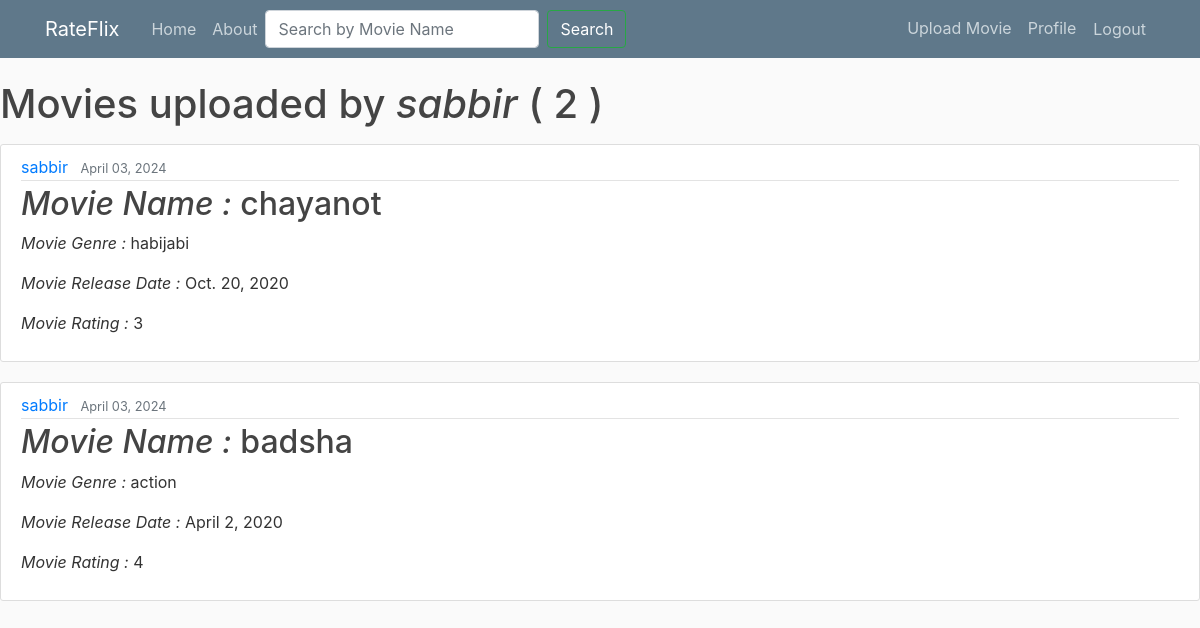
/user/sabbir (signed in), run on the app's committed database.
### movies/models.py (models this page shows, shortened)
class Movie(models.Model):
    name = models.CharField(max_length=100)
    genre = models.CharField(max_length=50)
    rating = models.CharField(max_length=5)
    release_date = models.DateField()
    date_posted = models.DateTimeField(default = timezone.now)
    author = models.ForeignKey(User, on_delete = models.CASCADE)

### movies/views.py (the view)
# urls.py: path('user/<str:username>', UserMovieListView.as_view(), name='user-movies'),
class UserMovieListView(ListView):
    model = Movie
    template_name = 'movies/user_movie_list.html'
    context_object_name = 'movies'
    paginate_by = 4
    def get_queryset(self):
        user = get_object_or_404(User, username=self.kwargs.get('username'))
        return Movie.objects.filter(author=user).order_by('-release_date')

### movies/templates/movies/user_movie_list.html (shortened to what this page needs)
{% extends "movies/base.html" %}
{% block content %}
<h1 class="mb-3">Movies uploaded by <i>{{view.kwargs.username }}</i> ( {{page_obj.paginator.count}} )</h1>
<div>
    {% for movie in movies %}
    <article class="media content-section">
        <div class="media-body" >
            <div class="article-metadata">
                <a class="mr-2" href="{% url 'user-movies' movie.author.username %}">{{ movie.author }}</a>
                <small class="text-muted">{{ movie.date_posted | date:"F d, Y" }}</small>
            </div>
            <h2><i>Movie Name : </i><a class="article-title" href="{% url 'movie-detail' movie.id %}">{{ movie.name }}</a></h2>
            <p class="article-content"> <i>Movie Genre : </i>{{ movie.genre }}</p>
            <p class="article-content"> <i>Movie Release Date : </i>{{ movie.release_date }}</p>
            <p class="article-content"> <i>Movie Rating : </i>{{ movie.rating }}</p>
        </div>
    </article>
{% endfor %}
</div>
{% endblock content %}

### movies/static/movies/main.css (style rules this page uses)
body { background: #fafafa; color: #333333; margin-top: 5rem; }
h1, h2, h3, h4, h5, h6 { color: #444444; }
.content-section { background: #ffffff; padding: 10px 20px; border: 1px solid #dddddd; border-radius: 3px; margin-bottom: 20px; }
.article-title { color: #444444; }
.article-content { white-space: pre-line; }
.article-metadata { padding-bottom: 1px; margin-bottom: 4px; border-bottom: 1px solid #e3e3e3 }

### data on the page
Movie: author "sabbir", date_posted "April 03, 2024", name "chayanot", genre "habijabi", release_date "Oct. 20, 2020", rating "3"
Movie: author "sabbir", date_posted "April 03, 2024", name "badsha", genre "action", release_date "April 2, 2020", rating "4"

### other printed values
{{ view.kwargs.username }} "sabbir"
{{ page_obj.paginator.count }} "2"
